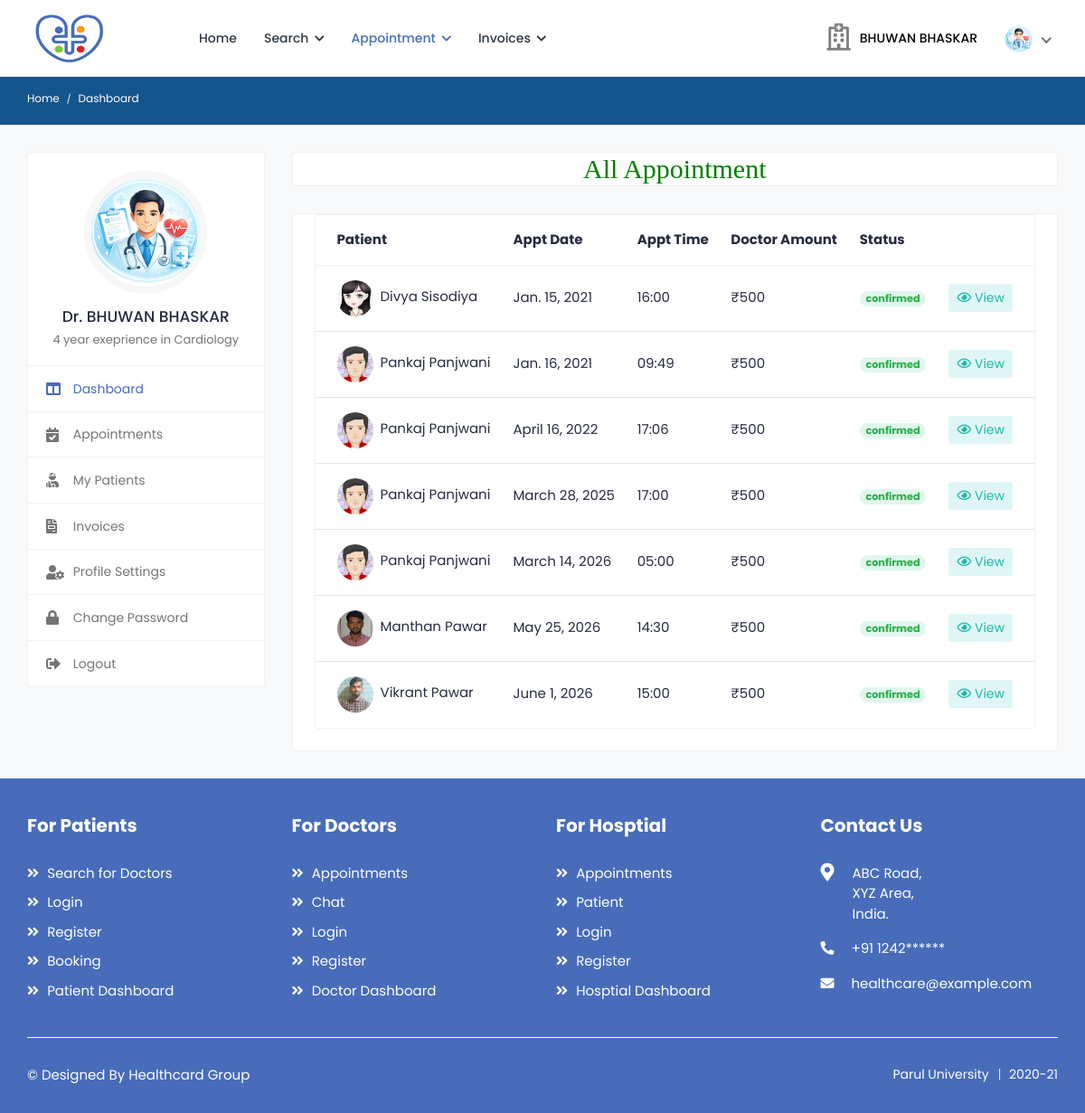
The app's page /all_patient_appointment (signed in) with its own data.
### health/models.py (models this page shows, shortened)
class Doctor(models.Model):
    status = models.CharField(max_length=100,null=True)
    user = models.ForeignKey(User, on_delete=models.CASCADE, null=True)
    mobile = models.CharField(max_length=10, null=True)
    address = models.CharField(max_length=100, null=True)
    experience = models.CharField(max_length=100, null=True)
    specialist = models.CharField(max_length=100, null=True)
    service = models.CharField(max_length=100, null=True)
    clinic = models.CharField(max_length=100, null=True)
    cl_address = models.CharField(max_length=100, null=True)
    daystiming = models.CharField(max_length=100, null=True)
    timing = models.CharField(max_length=100, null=True)
    price = models.CharField(max_length=100, null=True)
    dob = models.DateField(null=True)
    gender = models.CharField(max_length=100,choices=gender,null=True)
    biography = models.TextField(null=True)
    image = models.FileField(null=True)

class Appointment(models.Model):
    doctor=models.ForeignKey(Doctor, on_delete=models.CASCADE, null=True)
    patient=models.ForeignKey(Patient, on_delete=models.CASCADE, null=True)
    medical=models.ForeignKey(Medical, on_delete=models.CASCADE, null=True)
    a_date=models.DateField(null=True)
    a_timing=models.CharField(max_length=100,null=True)
    status=models.CharField(max_length=100,null=True)
    p_status=models.CharField(max_length=100,null=True)

class Patient(models.Model):
    user = models.ForeignKey(User,on_delete=models.CASCADE,null=True)
    blood_group = models.CharField(max_length=10,choices=blood_group,null=True)
    health_uid = models.CharField(max_length=16,null=True)
    ex_year= models.CharField(max_length=10,null=True)
    ex_month= models.CharField(max_length=10,null=True)
    cvv = models.CharField(max_length=10,null=True)
    mobile = models.CharField(max_length=10,null=True)
    address = models.CharField(max_length=100,null=True)
    card_status = models.CharField(max_length=100,null=True)
    dob = models.DateField(null=True)
    image = models.FileField(null=True)

### health/views.py (the view)
# urls.py: path('all_patient_appointment',all_patient_appointment,name="all_patient_appointment"),
def all_patient_appointment(request):
    pat = Appointment.objects.filter(doctor=Doctor.objects.get(user=request.user))
    d = {'data':pat}
    return render(request,'doctor/all_patient_appointment.html',d)

### health/templates/doctor/all_patient_appointment.html (shortened to what this page needs)
{% extends 'doctor/sidebar.html' %}
{% block b %}
{% load static %}
<h2 style="font-family:roman;color:green" align="center" class="card">All Appointment</h2>
							<div class="card">
								<div class="card-body pt-0">
									<div class="tab-content pt-0">
										<div id="pat_appointments" class="tab-pane fade show active">
											<div class="card card-table mb-0">
												<div class="card-body">
													<div class="table-responsive">
														<table class="table table-hover table-center mb-0">
															<thead>
																<tr>
																	<th>Patient</th>
																	<th>Appt Date</th>
																	<th>Appt Time</th>
																	<th>Doctor Amount</th>
																	<th>Status</th>
																	<th></th>
																</tr>
															</thead>
															<tbody>
															{% for i in data %}
																<tr>
																	<td>
																		<h2 class="table-avatar">
																			<a href="#" class="avatar avatar-sm mr-2">
																				<img class="avatar-img rounded-circle" src="{{i.patient.image.url}}" alt="User Image">
																			</a>
																			<a href="#">{{i.patient.user.first_name}} {{i.patient.user.last_name}}</a>
																		</h2>
																	</td>
																	<td>{{i.a_date}} </td>
																	<td>{{i.a_timing}}</td>
																	<td>₹{{i.doctor.price}}</td>
																	{% if i.status == "pending" %}
																	<td><span class="badge badge-pill bg-danger-light">{{i.status}}</span></td>
																	{% else %}
																	{% if i.status == "confirmed" %}
																	<td><span class="badge badge-pill bg-success-light">{{i.status}}</span></td>
																	{% endif %}
																	{% endif %}
																	<td class="text-right">
																		<div class="table-action">
																			<a href="{% url 'doctor_invoice' i.id %}" class="btn btn-sm bg-info-light">
																				<i class="far fa-eye"></i> View
																			</a>
																		</div>
																	</td>
																</tr>
																{% endfor %}
															</tbody>
														</table>
													</div>
												</div>
											</div>
										</div>
									</div>
								</div>
							</div>
{% endblock %}

### health/templates/doctor/sidebar.html (shortened to what this page needs)
{% extends 'doctor/doctor_navigation.html' %}
{% block body %}
{% load static %}
		<div class="breadcrumb-bar">
				<div class="container-fluid">
					<div class="row align-items-center">
						<div class="col-md-12 col-12">
							<nav aria-label="breadcrumb" class="page-breadcrumb">
								<ol class="breadcrumb">
									<li class="breadcrumb-item"><a href="{% url 'doctor_dashboard' %}">Home</a></li>
									<li class="breadcrumb-item active" aria-current="page">Dashboard</li>
								</ol>
							</nav>
						</div>
					</div>
				</div>
			</div>
			<div class="content">
				<div class="container-fluid">
					<div class="row">
						<div class="col-md-5 col-lg-4 col-xl-3 theiaStickySidebar">
							<div class="profile-sidebar">
								<div class="widget-profile pro-widget-content">
									<div class="profile-info-widget">
										<a href="#" class="booking-doc-img">
											{% if request.user.doctor_set.all.0.image %}
											<img src="{{request.user.doctor_set.all.0.image.url}}" alt="User Image">
											{% endif %}
										</a>
										<div class="profile-det-info">
											<h3>Dr. {{request.user.first_name}} {{request.user.last_name}}</h3>
											<div class="patient-details">
												<h5 class="mb-0">{{request.user.doctor_set.all.0.biography}}</h5>
											</div>
										</div>
									</div>
								</div>
								<div class="dashboard-widget">
									<nav class="dashboard-menu">
										<ul>
											<li class="active">
												<a href="{% url 'doctor_dashboard' %}">
													<i class="fas fa-columns"></i>
													<span>Dashboard</span>
												</a>
											</li>
											<li>
												<a href="{% url 'confirmed_d_appointment' %}">
													<i class="fas fa-calendar-check"></i>
													<span>Appointments</span>
												</a>
											</li>
											<li>
												<a href="{% url 'my_patient' %}">
													<i class="fas fa-user-injured"></i>
													<span>My Patients</span>
												</a>
											</li>
											<li>
												<a href="{% url 'all_patient_appointment' %}">
													<i class="fas fa-file-invoice"></i>
													<span>Invoices</span>
												</a>
											</li>
											<li>
												<a href="{% url 'doctor_profile' %}">
													<i class="fas fa-user-cog"></i>
													<span>Profile Settings</span>
												</a>
											</li>
											<li>
												<a href="{% url 'doctor_change_password' %}">
													<i class="fas fa-lock"></i>
													<span>Change Password</span>
												</a>
											</li>
											<li>
												<a href="{% url 'logout' %}">
													<i class="fas fa-sign-out-alt"></i>
													<span>Logout</span>
												</a>
											</li>
										</ul>
									</nav>
								</div>
							</div>
						</div>
						<div class="col-md-7 col-lg-8 col-xl-9">
                            {% block b %}
                            {% endblock %}
                            </div>
					</div>
				</div>
			</div>
{% endblock %}

### health/templates/doctor/doctor_navigation.html (shortened to what this page needs)
<!DOCTYPE html>
{% load static %}
<html lang="en">
<head>
		<link rel="stylesheet" href="{% static 'user/css/bootstrap.min.css' %}">
		<link rel="stylesheet" href="{% static 'user/plugins/fontawesome/css/fontawesome.min.css' %}">
		<link rel="stylesheet" href="{% static 'user/plugins/fontawesome/css/all.min.css' %}">
		<link rel="stylesheet" href="{% static 'user/css/style.css' %}">
	</head>
	<body>
		<div class="main-wrapper">
			<header class="header">
				<nav class="navbar navbar-expand-lg header-nav">
					<div class="navbar-header">
						<a href="{% url 'home' %}" class="navbar-brand logo">
							<img src="{% static 'user/img/favicon (1).png' %}" class="img-fluid" alt="Logo" style="width:90px;height:60px">
						</a>
					</div>
					<div class="main-menu-wrapper">
						<ul class="main-nav">
							<li>
								<a href="{% url 'doctor_dashboard' %}">Home</a>
							</li>
							<li class="has-submenu">
								<a href="#">Search <i class="fas fa-chevron-down"></i></a>
							</li>
							<li class="has-submenu active">
								<a href="#">Appointment <i class="fas fa-chevron-down"></i></a>
							</li>
							<li class="has-submenu">
								<a href="#">Invoices <i class="fas fa-chevron-down"></i></a>
							</li>
						</ul>
					</div>
					<ul class="nav header-navbar-rht">
						<li class="nav-item contact-item">
							<div class="header-contact-img">
								<i class="far fa-hospital"></i>
							</div>
							<div class="header-contact-detail">
								<p class="contact-info-header"> {{request.user.first_name}} {{request.user.last_name}}</p>
							</div>
						</li>
						<li class="nav-item dropdown has-arrow logged-item">
							<a href="#" class="dropdown-toggle nav-link" data-toggle="dropdown">
								<span class="user-img">
									{% if request.user.doctor_set.all.0.image %}
									<img class="rounded-circle" src="{{request.user.doctor_set.all.0.image.url}}" width="31" alt="Ryan Taylor">
									{% endif %}
								</span>
							</a>
						</li>
					</ul>
				</nav>
			</header>
{% block body %}
{% endblock %}
			<footer class="footer">
				<div class="footer-top">
					<div class="container-fluid">
						<div class="row">
							<div class="col-lg-3 col-md-6">
					<div class="footer-widget footer-menu">
									<h2 class="footer-title">For Patients</h2>
									<ul>
										<li><a href="{% url 'login' %}"><i class="fas fa-angle-double-right"></i> Search for Doctors</a></li>
										<li><a href="{% url 'login' %}"><i class="fas fa-angle-double-right"></i> Login</a></li>
										<li><a href="{% url 'login' %}"><i class="fas fa-angle-double-right"></i> Register</a></li>
										<li><a href="{% url 'login' %}"><i class="fas fa-angle-double-right"></i> Booking</a></li>
										<li><a href="{% url 'login' %}"><i class="fas fa-angle-double-right"></i> Patient Dashboard</a></li>
									</ul>
								</div>
							</div>
							<div class="col-lg-3 col-md-6">
								<div class="footer-widget footer-menu">
									<h2 class="footer-title">For Doctors</h2>
									<ul>
										<li><a href="{% url 'login' %}"><i class="fas fa-angle-double-right"></i> Appointments</a></li>
										<li><a href="{% url 'login' %}"><i class="fas fa-angle-double-right"></i> Chat</a></li>
										<li><a href="{% url 'login' %}"><i class="fas fa-angle-double-right"></i> Login</a></li>
										<li><a href="{% url 'login' %}"><i class="fas fa-angle-double-right"></i> Register</a></li>
										<li><a href="{% url 'login' %}"><i class="fas fa-angle-double-right"></i> Doctor Dashboard</a></li>
									</ul>
								</div>
                             </div>
							<div class="col-lg-3 col-md-6">
								<div class="footer-widget footer-menu">
									<h2 class="footer-title">For Hosptial</h2>
									<ul>
										<li><a href="{% url 'login' %}"><i class="fas fa-angle-double-right"></i> Appointments</a></li>
										<li><a href="{% url 'login' %}"><i class="fas fa-angle-double-right"></i> Patient</a></li>
										<li><a href="{% url 'login' %}"><i class="fas fa-angle-double-right"></i> Login</a></li>
										<li><a href="{% url 'login' %}"><i class="fas fa-angle-double-right"></i> Register</a></li>
										<li><a href="{% url 'login' %}"><i class="fas fa-angle-double-right"></i> Hosptial Dashboard</a></li>
									</ul>
								</div>
								</div>
							<div class="col-lg-3 col-md-6">
								<div class="footer-widget footer-contact">
									<h2 class="footer-title">Contact Us</h2>
									<div class="footer-contact-info">
										<div class="footer-address">
											<span><i class="fas fa-map-marker-alt"></i></span>
											<p> ABC Road,<br> XYZ Area, <br>India. </p>
										</div>
										<p>
											<i class="fas fa-phone-alt"></i>
											+91 1242******
										</p>
										<p class="mb-0">
											<i class="fas fa-envelope"></i>
											healthcare@example.com
										</p>
									</div>
								</div>
							</div>
						</div>
					</div>
				</div>
                <div class="footer-bottom">
					<div class="container-fluid">
						<div class="copyright">
							<div class="row">
								<div class="col-md-6 col-lg-6">
									<div class="copyright-text">
										<p class="mb-0"><a>© Designed By Healthcard Group </a></p>
									</div>
								</div>
								<div class="col-md-6 col-lg-6">
									<div class="copyright-menu">
										<ul class="policy-menu">
											<li><a>Parul University</a></li>
											<li><a>2020-21</a></li>
										</ul>
									</div>
								</div>
							</div>
						</div>
					</div>
				</div>
			</footer>
		</div>
	</body>
</html>

### records on screen
Appointment: patient.image (picture), patient.user.first_name "Divya", patient.user.last_name "Sisodiya", a_date "Jan. 15, 2021", a_timing "16:00", doctor.price "500", status "confirmed"
Appointment: patient.image (picture), patient.user.first_name "Pankaj", patient.user.last_name "Panjwani", a_date "Jan. 16, 2021", a_timing "09:49", doctor.price "500", status "confirmed"
Appointment: patient.image (picture), patient.user.first_name "Pankaj", patient.user.last_name "Panjwani", a_date "April 16, 2022", a_timing "17:06", doctor.price "500", status "confirmed"
Appointment: patient.image (picture), patient.user.first_name "Pankaj", patient.user.last_name "Panjwani", a_date "March 28, 2025", a_timing "17:00", doctor.price "500", status "confirmed"
Appointment: patient.image (picture), patient.user.first_name "Pankaj", patient.user.last_name "Panjwani", a_date "March 14, 2026", a_timing "05:00", doctor.price "500", status "confirmed"
Appointment: patient.image (picture), patient.user.first_name "Manthan", patient.user.last_name "Pawar", a_date "May 25, 2026", a_timing "14:30", doctor.price "500", status "confirmed"
Appointment: patient.image (picture), patient.user.first_name "Vikrant", patient.user.last_name "Pawar", a_date "June 1, 2026", a_timing "15:00", doctor.price "500", status "confirmed"

### other values on screen
{{ request.user.first_name }} "BHUWAN"
{{ request.user.last_name }} "BHASKAR"
{{ request.user.doctor_set.all.0.biography }} "4 year exeprience in Cardiology"
